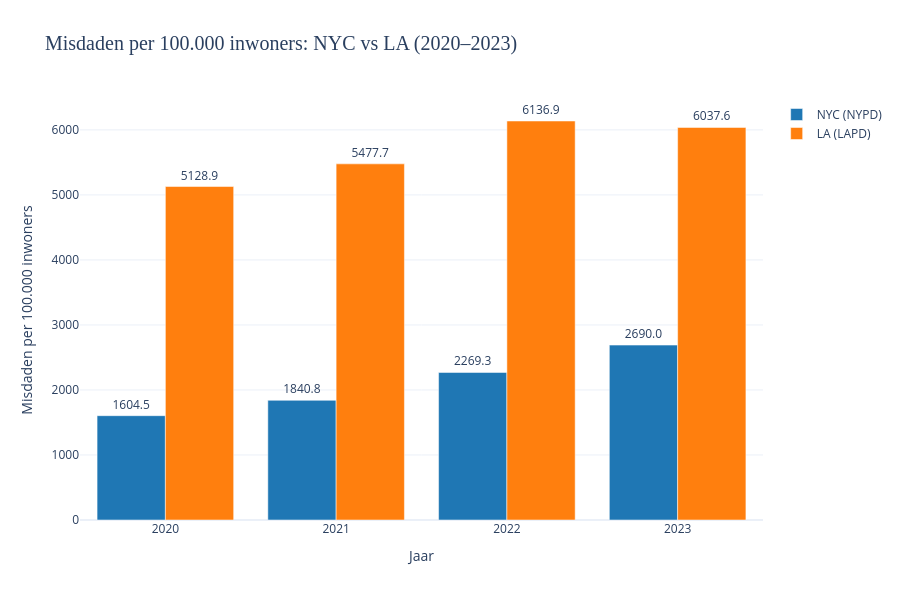

This figure's notebook cell:
### Markdown cell above
Wanneer je deze absolute aantallen normaliseert met het inwoneraantal, worden de verschillen nog groter, met een duidelijk hoger aantal geregistreerde misdrijven voor LA vegeleken met NY. Het blijkt dus dat een hoger inwoneraantal niet per se betekent dat het aantal geregistreerde misdaden hoger is.

### Code cell
# Crime counts per year
nypd_per_jaar = df_nypd.groupby('year').size().reset_index(name='count')
lapd_per_jaar = df_lapd.groupby('year').size().reset_index(name='count')

jaren = [2020, 2021, 2022, 2023]

# Raw counts aligned to years
nypd_vals = nypd_per_jaar.set_index('year').reindex(jaren)['count'].fillna(0)
lapd_vals = lapd_per_jaar.set_index('year').reindex(jaren)['count'].fillna(0)

# Normalize to crimes per 100k inhabitants
nypd_norm = [
    nypd_vals[year] / nyc_pop[f'popestimate{year}'] * 100_000
    for year in jaren
]

lapd_norm = [
    lapd_vals[year] / la_pop[f'popestimate{year}'] * 100_000
    for year in jaren
]

fig = go.Figure()

fig.add_trace(go.Bar(
    x=jaren,
    y=nypd_norm,
    name='NYC (NYPD)',
    marker_color='#1f77b4',
    text=[f'{v:.1f}' for v in nypd_norm],
    textposition='outside'
))

fig.add_trace(go.Bar(
    x=jaren,
    y=lapd_norm,
    name='LA (LAPD)',
    marker_color='#ff7f0e',
    text=[f'{v:.1f}' for v in lapd_norm],
    textposition='outside'
))

fig.update_layout(
    barmode='group',
    title=dict(
        text='Misdaden per 100.000 inwoners: NYC vs LA (2020–2023)',
        font=dict(size=20, family='Arial Black')
    ),
    xaxis_title='Jaar',
    yaxis_title='Misdaden per 100.000 inwoners',
    xaxis=dict(tickmode='array', tickvals=jaren),
    legend=dict(title=''),
    template='plotly_white',
    width=900,
    height=600
)

fig.show()

### Figure 1 — Plotly figure (JSON) as saved in the notebook; plotly's stock layout.template omitted (floating-point values rounded to 4 significant figures)
{"data": [{"marker": {"color": "#1f77b4"}, "name": "NYC (NYPD)", "text": ["1604.5", "1840.8", "2269.3", "2690.0"], "textposition": "outside", "type": "bar", "x": [2020, 2021, 2022, 2023], "y": [1605.0, 1841.0, 2269.0, 2690.0]}, {"marker": {"color": "#ff7f0e"}, "name": "LA (LAPD)", "text": ["5128.9", "5477.7", "6136.9", "6037.6"], "textposition": "outside", "type": "bar", "x": [2020, 2021, 2022, 2023], "y": [5129.0, 5478.0, 6137.0, 6038.0]}], "layout": {"barmode": "group", "height": 600, "legend": {"title": {"text": ""}}, "title": {"font": {"family": "Arial Black", "size": 20}, "text": "Misdaden per 100.000 inwoners: NYC vs LA (2020–2023)"}, "width": 900, "xaxis": {"tickmode": "array", "tickvals": [2020, 2021, 2022, 2023], "title": {"text": "Jaar"}}, "yaxis": {"title": {"text": "Misdaden per 100.000 inwoners"}}}}
